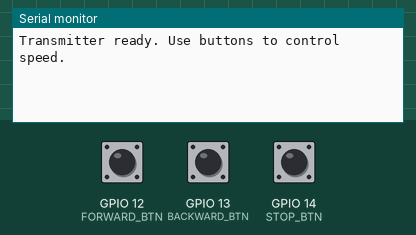
A program run on a simulated ESP32. On the bench: the last lines printed to the serial monitor. The inputs (shaded band) are chosen by the test bench; at power-on: GPIO 12 (FORWARD_BTN) HIGH, GPIO 13 (BACKWARD_BTN) HIGH, GPIO 14 (STOP_BTN) HIGH.

Above: at 1.2 s.
1.3 s: GPIO 12 (FORWARD_BTN) pulled LOW for 0.15 s
At 2.1 s:
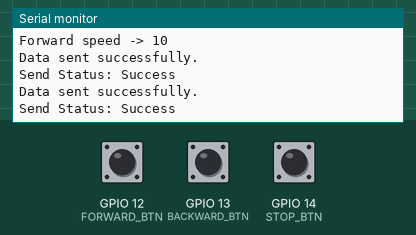
2.9 s: GPIO 13 (BACKWARD_BTN) pulled LOW for 0.15 s
At 3.03 s:
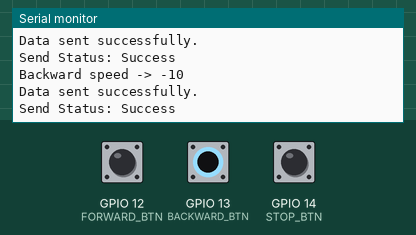
4.5 s: GPIO 14 (STOP_BTN) pulled LOW for 0.15 s
At 4.63 s:
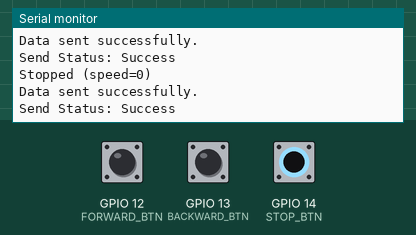

The program:

main.cpp
```cpp
/*
 *  TRANSMITTER (ESP32 #1)
 *  Sends speedVal in [-255..255]:
 *    Positive => forward
 *    Negative => backward
 *    Zero     => stop
 *
 *  Type in Serial Monitor:
 *    'f' to increase forward speed
 *    'b' to increase backward speed
 *    's' to stop
 */

#include <esp_now.h>
#include <WiFi.h>

// Add these defines at the top with other constants
#define FORWARD_BTN 12  // Forward button pin
#define BACKWARD_BTN 13 // Backward button pin
#define STOP_BTN 14     // Stop button pin
#define DEBOUNCE_TIME 50 // Debounce time in milliseconds

// Add these variables for button debouncing
unsigned long lastDebounceTime = 0;
bool lastForwardState = HIGH;
bool lastBackwardState = HIGH;
bool lastStopState = HIGH;

typedef struct struct_message {
  int16_t speedVal;  // -255..255
} struct_message;

struct_message myData = {0};

// Update with your Receiver's MAC address
uint8_t peerAddress[] = {0x08, 0xD1, 0xF9, 0xEC, 0xFB, 0x34};

const int SPEED_STEP = 10;  // how much to change speed per press

void onDataSent(const uint8_t *mac_addr, esp_now_send_status_t status) {
  Serial.print("Send Status: ");
  Serial.println(status == ESP_NOW_SEND_SUCCESS ? "Success" : "Fail");
}

void setup() {
  Serial.begin(115200);
  WiFi.mode(WIFI_STA);

  if (esp_now_init() != ESP_OK) {
    Serial.println("Error initializing ESP-NOW");
    return;
  }
  esp_now_register_send_cb(onDataSent);

  esp_now_peer_info_t peerInfo = {};
  memcpy(peerInfo.peer_addr, peerAddress, 6);
  peerInfo.channel = 0;
  peerInfo.encrypt = false;

  if (esp_now_add_peer(&peerInfo) != ESP_OK) {
    Serial.println("Failed to add peer");
    return;
  }
  // Add button pin setup
  pinMode(FORWARD_BTN, INPUT_PULLUP);
  pinMode(BACKWARD_BTN, INPUT_PULLUP);
  pinMode(STOP_BTN, INPUT_PULLUP);

  Serial.println("Transmitter ready. Use buttons to control speed.");
}

void loop() {
  // Read button states (LOW when pressed because of pull-up)
  bool forwardState = digitalRead(FORWARD_BTN);
  bool backwardState = digitalRead(BACKWARD_BTN);

  // Check if enough time has passed since last button press
  if ((millis() - lastDebounceTime) > DEBOUNCE_TIME) {
    // Forward button pressed
    if (forwardState == LOW && lastForwardState == HIGH) {
      // if we're negative, reset to 0 before going forward
      if (myData.speedVal < 0) myData.speedVal = 0;
      myData.speedVal += SPEED_STEP;
      if (myData.speedVal > 255) myData.speedVal = 255;
      Serial.print("Forward speed -> ");
      Serial.println(myData.speedVal);
      lastDebounceTime = millis();
    }
    // Backward button pressed
    else if (backwardState == LOW && lastBackwardState == HIGH) {
      // if we're positive, reset to 0 before going backward
      if (myData.speedVal > 0) myData.speedVal = 0;
      myData.speedVal -= SPEED_STEP;
      if (myData.speedVal < -255) myData.speedVal = -255;
      Serial.print("Backward speed -> ");
      Serial.println(myData.speedVal);
      lastDebounceTime = millis();
    }
    // Both buttons pressed - stop
    if (digitalRead(STOP_BTN) == LOW && lastStopState == HIGH) {
      myData.speedVal = 0;
      Serial.println("Stopped (speed=0)");
      lastDebounceTime = millis();
    }

    // If speed was changed, send the update
    if (forwardState != lastForwardState ||
        backwardState != lastBackwardState ||
        digitalRead(STOP_BTN) != lastStopState) {
      esp_err_t result = esp_now_send(peerAddress, (uint8_t *)&myData, sizeof(myData));
      if (result == ESP_OK) {
        Serial.println("Data sent successfully.");
      } else {
        Serial.println("Error sending data.");
      }
    }
  }

  // Save button states for next iteration
  lastForwardState = forwardState;
  lastBackwardState = backwardState;
   lastStopState = digitalRead(STOP_BTN);
}
```

Measured:
- after the input at 1.3 s, the serial monitor: prints a new line at once (image 1)
- after the input at 2.9 s, the serial monitor: prints a new line at once (image 2)
- after the input at 4.5 s, the serial monitor: prints a new line at once (image 3)
